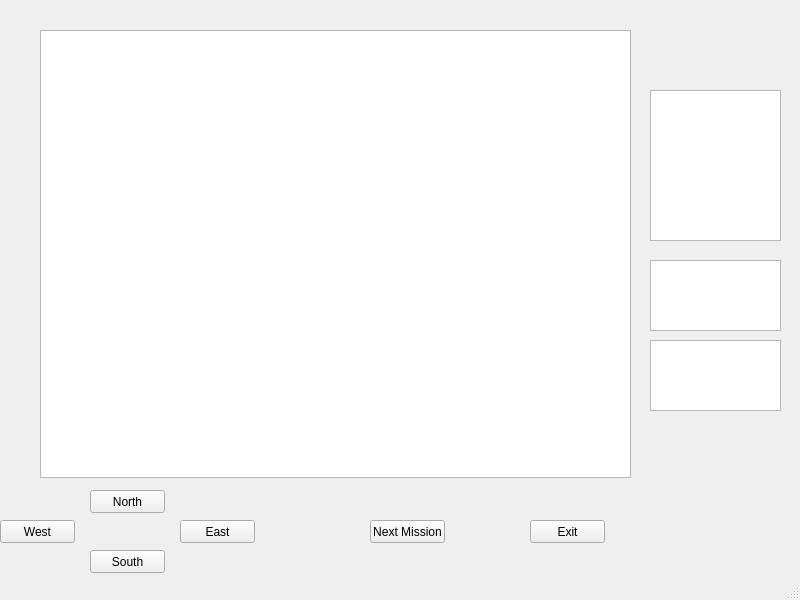
<?xml version="1.0" encoding="UTF-8"?>
<ui version="4.0">
 <class>MainWindow</class>
 <widget class="QMainWindow" name="MainWindow">
  <property name="geometry">
   <rect>
    <x>0</x>
    <y>0</y>
    <width>800</width>
    <height>600</height>
   </rect>
  </property>
  <property name="windowTitle">
   <string>MainWindow</string>
  </property>
  <widget class="QWidget" name="centralWidget">
   <widget class="QGraphicsView" name="graphicsView">
    <property name="geometry">
     <rect>
      <x>40</x>
      <y>30</y>
      <width>591</width>
      <height>448</height>
     </rect>
    </property>
   </widget>
   <widget class="QPushButton" name="North">
    <property name="geometry">
     <rect>
      <x>90</x>
      <y>490</y>
      <width>75</width>
      <height>23</height>
     </rect>
    </property>
    <property name="text">
     <string>North</string>
    </property>
   </widget>
   <widget class="QPushButton" name="West">
    <property name="geometry">
     <rect>
      <x>0</x>
      <y>520</y>
      <width>75</width>
      <height>23</height>
     </rect>
    </property>
    <property name="text">
     <string>West</string>
    </property>
   </widget>
   <widget class="QPushButton" name="East">
    <property name="geometry">
     <rect>
      <x>180</x>
      <y>520</y>
      <width>75</width>
      <height>23</height>
     </rect>
    </property>
    <property name="text">
     <string>East</string>
    </property>
   </widget>
   <widget class="QPushButton" name="South">
    <property name="geometry">
     <rect>
      <x>90</x>
      <y>550</y>
      <width>75</width>
      <height>23</height>
     </rect>
    </property>
    <property name="text">
     <string>South</string>
    </property>
   </widget>
   <widget class="QPushButton" name="Exit">
    <property name="geometry">
     <rect>
      <x>530</x>
      <y>520</y>
      <width>75</width>
      <height>23</height>
     </rect>
    </property>
    <property name="text">
     <string>Exit</string>
    </property>
   </widget>
   <widget class="QTextEdit" name="DisplayRoom">
    <property name="geometry">
     <rect>
      <x>650</x>
      <y>260</y>
      <width>131</width>
      <height>71</height>
     </rect>
    </property>
   </widget>
   <widget class="QTextEdit" name="MissionDisplay">
    <property name="geometry">
     <rect>
      <x>650</x>
      <y>90</y>
      <width>131</width>
      <height>151</height>
     </rect>
    </property>
   </widget>
   <widget class="QTextEdit" name="ItemBox">
    <property name="geometry">
     <rect>
      <x>650</x>
      <y>340</y>
      <width>131</width>
      <height>71</height>
     </rect>
    </property>
   </widget>
   <widget class="QPushButton" name="NextMission">
    <property name="geometry">
     <rect>
      <x>370</x>
      <y>520</y>
      <width>75</width>
      <height>23</height>
     </rect>
    </property>
    <property name="text">
     <string>Next Mission</string>
    </property>
   </widget>
  </widget>
  <widget class="QStatusBar" name="statusBar"/>
 </widget>
 <layoutdefault spacing="6" margin="11"/>
 <resources/>
 <connections/>
</ui>
